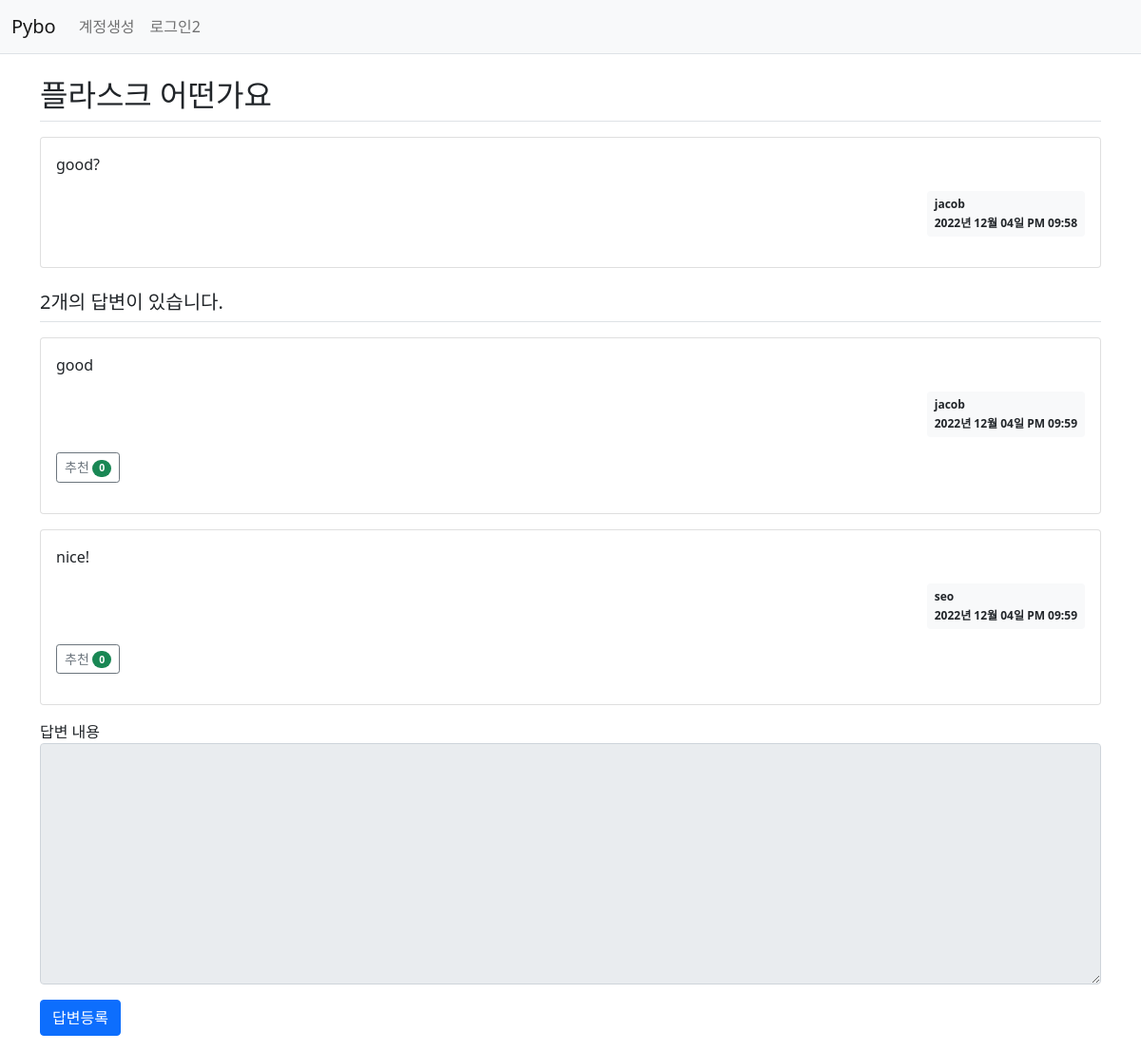
/question/detail/1/, run on an earlier commit of the app's database.
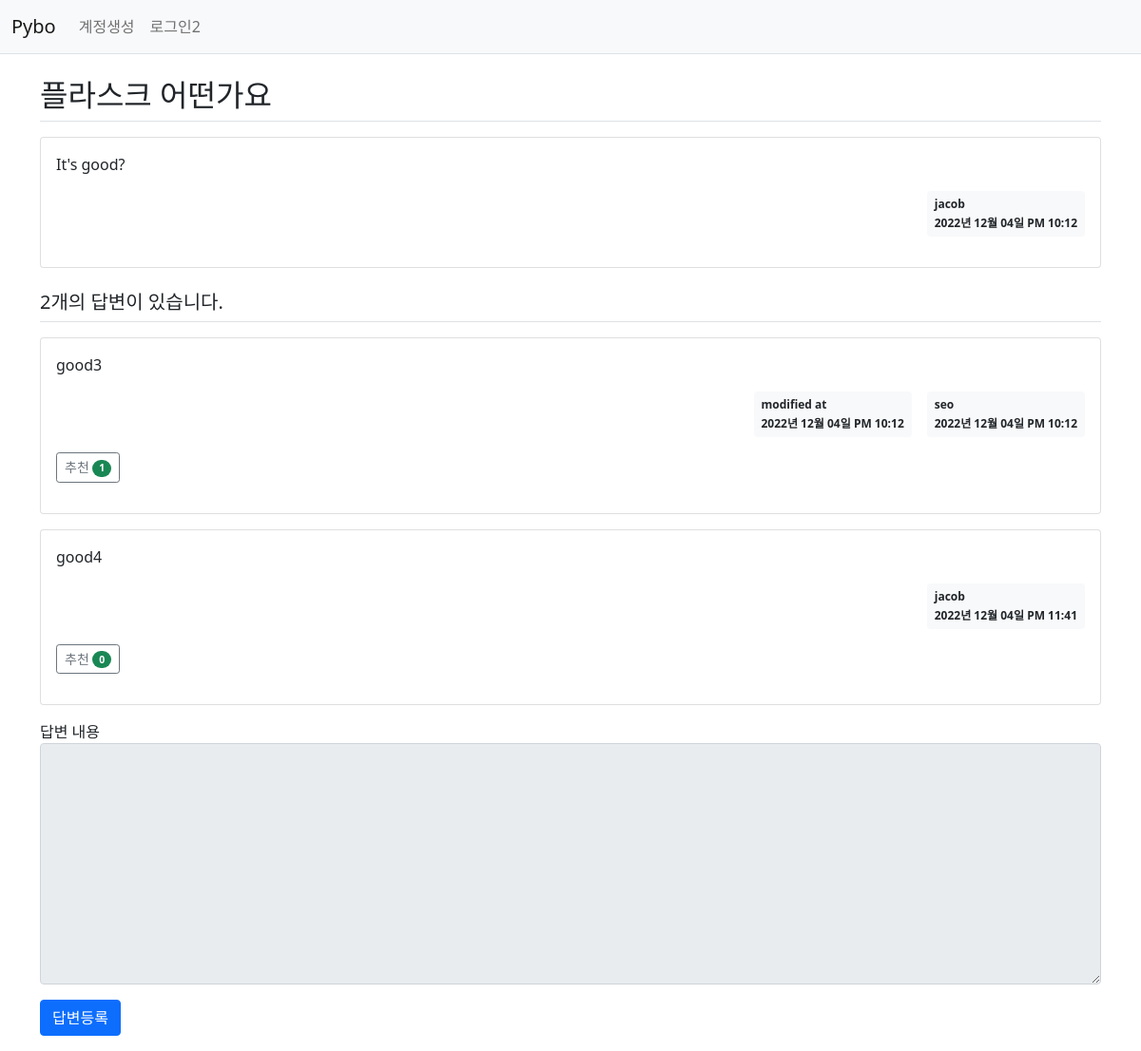
And on a later commit of the database.
### pybo/models.py (models this page shows)
class Question(db.Model):
    id = db.Column(db.Integer, primary_key=True)
    subject = db.Column(db.String(200), nullable=False)
    content = db.Column(db.Text(), nullable=False)
    create_date = db.Column(db.DateTime(), nullable=False)
    user_id = db.Column(db.Integer, db.ForeignKey('user.id', ondelete='CASCADE'), nullable=False)
    user = db.relationship('User', backref=db.backref('question_set'))
    modify_date = db.Column(db.DateTime(), nullable=True)
    voter = db.relationship('User', secondary=question_voter, backref=db.backref('question_voter_set'))

class User(db.Model):
    id = db.Column(db.Integer, primary_key=True)
    username = db.Column(db.String(150), unique=True, nullable=False)
    password = db.Column(db.String(200), nullable=False)
    email = db.Column(db.String(120), unique=True, nullable=False)

class Answer(db.Model):
    id = db.Column(db.Integer, primary_key=True)
    question_id = db.Column(db.Integer, db.ForeignKey('question.id', ondelete='CASCADE'))
    question = db.relationship('Question', backref=db.backref('answer_set'))
    content = db.Column(db.Text(), nullable=False)
    create_date = db.Column(db.DateTime(), nullable=False)
    user_id = db.Column(db.Integer, db.ForeignKey('user.id', ondelete='CASCADE'), nullable=False)
    user = db.relationship('User', backref=db.backref('answer_set'))
    modify_date = db.Column(db.DateTime(), nullable=True)
    voter = db.relationship('User', secondary=answer_voter, backref=db.backref('answer_voter_set'))

### pybo/views/question_views.py (the view)
@bp.route('/detail/<int:question_id>/')
def detail(question_id):
    form = AnswerForm()
    question = Question.query.get_or_404(question_id)
    return render_template('question/question_detail.html', question=question, form=form)

### pybo/forms.py
class AnswerForm(FlaskForm):
    content = TextAreaField('내용', validators=[DataRequired('내용은 필수입력 항목입니다.')])

### pybo/filter.py (called while the page is built)
def format_datetime(value, fmt='%Y년 %m월 %d일 %p %I:%M'):
    return value.strftime(fmt)

### pybo/views/auth_views.py (called while the page is built)
@bp.before_app_request
def load_logged_in_user():
    user_id = session.get('user_id')
    if user_id is None:
        g.user = None
    else:
        g.user = User.query.get(user_id)

### pybo/templates/question/question_detail.html (shortened to what this page needs)
{% extends 'base.html' %}
{% block content %}
<div class="container my-3">
    <h2 class="border-bottom py-2">{{ question.subject }}</h2>
    <div class="card my-3">
        <div class="card-body">
            <div class="card-text">{{ question.content|markdown }}</div>
            <div class="d-flex justify-content-end">
                <div class="badge bg-light text-dark p-2 text-start">
                    <div class="mb-2">{{ question.user.username }}</div>
                    <div>{{ question.create_date|datetime }}</div>
                </div>
            </div>
        </div>
    </div>
    <h5 class="border-bottom my-3 py-2">{{ question.answer_set|length }}개의 답변이 있습니다.</h5>
    {% for answer in question.answer_set %}
    <div class="card my-3">
        <div class="card-body">
            <div class="card-text">{{ answer.content|markdown }}</div>
            <div class="d-flex justify-content-end">
                {% if answer.modify_date %}
                <div class="badge bg-light text-dark p-2 text-start mx-3">
                    <div class="mb-2">modified at</div>
                    <div>{{ answer.modify_date|datetime }}</div>
                </div>
                {% endif %}
                <div class="badge bg-light text-dark p-2 text-start">
                    <div class="mb-2">{{ answer.user.username }}</div>
                    <div>{{ answer.create_date|datetime }}</div>
                </div>
            </div>
            <div class="my-3">
                <a href="javascript:void(0)" data-uri="{{ url_for('answer.vote', answer_id=answer.id) }}"
               class="recommend btn btn-sm btn-outline-secondary"> 추천
                <span class="badge rounded-pill bg-success">{{ answer.voter|length }}</span>
            </a>
            </div>
        </div>
    </div>
    {% endfor %}
    <form action="{{ url_for('answer.create', question_id=question.id) }}" method="post" class="my-3">
        <div class="mb-3">
            <label for="content">답변 내용</label>
            <textarea {% if not g.user %}disabled{% endif %} name="content" id="content" class="form-control" rows="10"></textarea>
        </div>
        <input type="submit" value="답변등록" class="btn btn-primary">
    </form>
</div>
{% endblock %}

### pybo/templates/base.html (shortened to what this page needs)
<!doctype html>
<html lang="ko">
<head>
    <link rel="stylesheet" href="{{ url_for('static', filename='bootstrap.min.css') }}">
    <link rel="stylesheet" href="{{ url_for('static', filename='style.css') }}">
</head>
<body>
{% include "navbar.html" %}
{% block content %}
{% endblock %}
</body>
</html>

### pybo/templates/navbar.html (shortened to what this page needs)
<nav class="navbar navbar-expand-lg navbar-light bg-light border-bottom">
    <div class="container-fluid">
        <a class="navbar-brand" href="{{ url_for('main.index') }}">Pybo</a>
        <div class="collapse navbar-collapse" id="navbarSupportedContent">
            {% if g.user %}
            <ul class="navbar-nav">
                <li class="nav-item ">
                    <a class="nav-link" href="{{ url_for('auth.logout') }}">{{ g.user.username }} (로그아웃)</a>
                </li>
            </ul>
            {% else %}
            <ul class="navbar-nav me-auto mb-2 mb-lg-0">
                <li class="nav-item">
                    <a class="nav-link" href="{{ url_for('auth.signup') }}">계정생성</a>
                </li>
                <li class="nav-item">
                    <a class="nav-link" href="{{ url_for('auth.login') }}">로그인2</a>
                </li>
            </ul>
            {% endif %}
        </div>
    </div>
</nav>

What changed in the data, as far as the page shows it:
no longer on this page (row edited): Answer: content "good", user.username "jacob", create_date "2022년 12월 04일 PM 09:59", voter|length "0"
no longer on this page (row edited): Answer: content "nice!", user.username "seo", create_date "2022년 12월 04일 PM 09:59", voter|length "0"
changed Question "플라스크 어떤가요": content "good?" → "It's good?"; create_date "2022년 12월 04일 PM 09:58" → "2022년 12월 04일 PM 10:12"
added Answer: content "good3", modify_date "2022년 12월 04일 PM 10:12", user.username "seo", create_date "2022년 12월 04일 PM 10:12", voter|length "1"
added Answer: content "good4", user.username "jacob", create_date "2022년 12월 04일 PM 11:41", voter|length "0"
